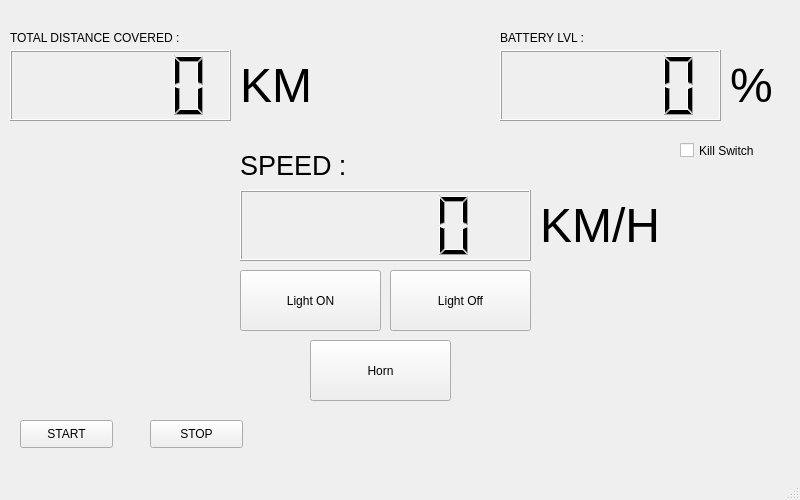
<?xml version="1.0" encoding="UTF-8"?>
<ui version="4.0">
 <class>MainWindow</class>
 <widget class="QMainWindow" name="MainWindow">
  <property name="geometry">
   <rect>
    <x>0</x>
    <y>0</y>
    <width>800</width>
    <height>500</height>
   </rect>
  </property>
  <property name="windowTitle">
   <string>MainWindow</string>
  </property>
  <widget class="QWidget" name="centralwidget">
   <widget class="QLCDNumber" name="speed">
    <property name="geometry">
     <rect>
      <x>240</x>
      <y>190</y>
      <width>291</width>
      <height>71</height>
     </rect>
    </property>
   </widget>
   <widget class="QLCDNumber" name="batterylvl">
    <property name="geometry">
     <rect>
      <x>500</x>
      <y>50</y>
      <width>221</width>
      <height>71</height>
     </rect>
    </property>
   </widget>
   <widget class="QLabel" name="label">
    <property name="geometry">
     <rect>
      <x>240</x>
      <y>140</y>
      <width>221</width>
      <height>51</height>
     </rect>
    </property>
    <property name="font">
     <font>
      <pointsize>20</pointsize>
     </font>
    </property>
    <property name="text">
     <string>SPEED :</string>
    </property>
   </widget>
   <widget class="QLabel" name="label_2">
    <property name="geometry">
     <rect>
      <x>500</x>
      <y>30</y>
      <width>211</width>
      <height>16</height>
     </rect>
    </property>
    <property name="text">
     <string>BATTERY LVL :</string>
    </property>
   </widget>
   <widget class="QPushButton" name="lighton">
    <property name="geometry">
     <rect>
      <x>240</x>
      <y>270</y>
      <width>141</width>
      <height>61</height>
     </rect>
    </property>
    <property name="text">
     <string>Light ON</string>
    </property>
   </widget>
   <widget class="QPushButton" name="lightoff">
    <property name="geometry">
     <rect>
      <x>390</x>
      <y>270</y>
      <width>141</width>
      <height>61</height>
     </rect>
    </property>
    <property name="text">
     <string>Light Off</string>
    </property>
   </widget>
   <widget class="QCheckBox" name="killswitch">
    <property name="geometry">
     <rect>
      <x>680</x>
      <y>140</y>
      <width>101</width>
      <height>21</height>
     </rect>
    </property>
    <property name="text">
     <string>Kill Switch</string>
    </property>
   </widget>
   <widget class="QPushButton" name="start">
    <property name="geometry">
     <rect>
      <x>20</x>
      <y>420</y>
      <width>93</width>
      <height>28</height>
     </rect>
    </property>
    <property name="text">
     <string>START</string>
    </property>
   </widget>
   <widget class="QPushButton" name="stop">
    <property name="geometry">
     <rect>
      <x>150</x>
      <y>420</y>
      <width>93</width>
      <height>28</height>
     </rect>
    </property>
    <property name="text">
     <string>STOP</string>
    </property>
   </widget>
   <widget class="QLabel" name="label_3">
    <property name="geometry">
     <rect>
      <x>10</x>
      <y>30</y>
      <width>441</width>
      <height>16</height>
     </rect>
    </property>
    <property name="text">
     <string>TOTAL DISTANCE COVERED :</string>
    </property>
   </widget>
   <widget class="QLCDNumber" name="totalrun">
    <property name="geometry">
     <rect>
      <x>10</x>
      <y>50</y>
      <width>221</width>
      <height>71</height>
     </rect>
    </property>
   </widget>
   <widget class="QPushButton" name="Horn">
    <property name="geometry">
     <rect>
      <x>310</x>
      <y>340</y>
      <width>141</width>
      <height>61</height>
     </rect>
    </property>
    <property name="text">
     <string>Horn</string>
    </property>
   </widget>
   <widget class="QLabel" name="label_4">
    <property name="geometry">
     <rect>
      <x>240</x>
      <y>50</y>
      <width>91</width>
      <height>71</height>
     </rect>
    </property>
    <property name="font">
     <font>
      <pointsize>36</pointsize>
      <weight>50</weight>
      <bold>false</bold>
     </font>
    </property>
    <property name="text">
     <string>KM</string>
    </property>
   </widget>
   <widget class="QLabel" name="label_5">
    <property name="geometry">
     <rect>
      <x>540</x>
      <y>190</y>
      <width>141</width>
      <height>71</height>
     </rect>
    </property>
    <property name="font">
     <font>
      <pointsize>36</pointsize>
     </font>
    </property>
    <property name="text">
     <string>KM/H</string>
    </property>
   </widget>
   <widget class="QLabel" name="label_6">
    <property name="geometry">
     <rect>
      <x>730</x>
      <y>50</y>
      <width>61</width>
      <height>71</height>
     </rect>
    </property>
    <property name="font">
     <font>
      <pointsize>36</pointsize>
     </font>
    </property>
    <property name="text">
     <string>%</string>
    </property>
   </widget>
  </widget>
  <widget class="QMenuBar" name="menubar">
   <property name="geometry">
    <rect>
     <x>0</x>
     <y>0</y>
     <width>800</width>
     <height>26</height>
    </rect>
   </property>
  </widget>
  <widget class="QStatusBar" name="statusbar"/>
 </widget>
 <resources/>
 <connections/>
</ui>
